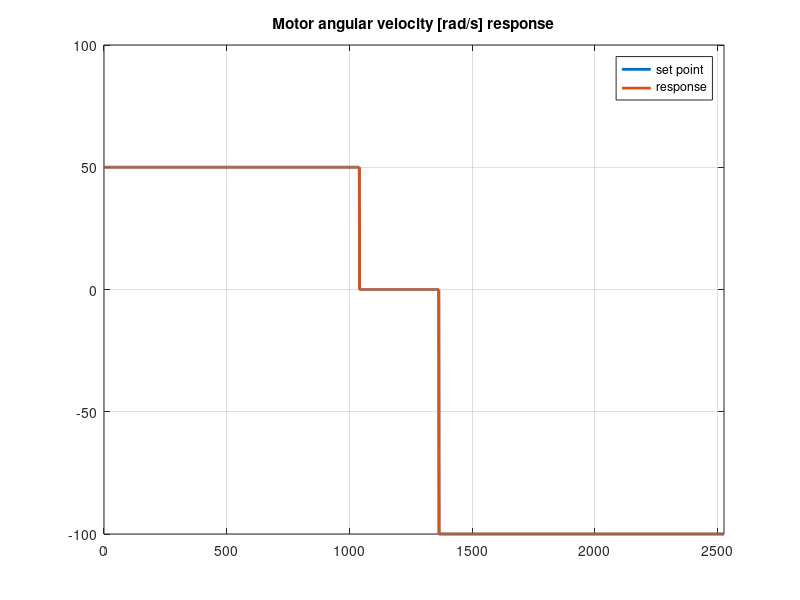

MATLAB code to generate this figure:
% Plot PID response of motor omega

clc
clear
close all

% Import and parse csv file
data = csvread("response.csv");
sp = data(:,1);
response = data(:,1);

% Visualization
figure;
plot(sp, 'LineWidth', 2); hold on;
plot(response, 'LineWidth', 2);
xlim([0, length(data)]);
legend('set point', 'response');
title('Motor angular velocity [rad/s] response');
grid on;
